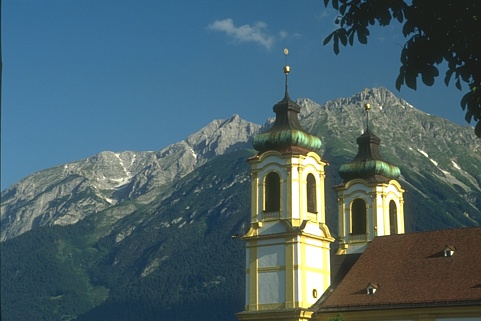
%> input picture Patch_based_bolji/0020.png, 481 x 321 px
$ octave reconstruct_image.m   (GNU Octave 9; MATLAB toolbox functions it lacks are replaced by stand-ins)
%> lines starting %> are read from the running program, lines starting %| are printed output that depends on the picture
### Patch_based_bolji/lrtc_tnn.m
function [X,obj,err,iter] = lrtc_tnn(M,omega,opts)

% Solve the Low-Rank Tensor Completion (LRTC) based on Tensor Nuclear Norm (TNN) problem by M-ADMM
%
% min_X ||X||_*, s.t. P_Omega(X) = P_Omega(M)
%
% ---------------------------------------------
% Input:
%       M       -    d1*d2*d3 tensor
%       omega   -    index of the observed entries
%       opts    -    Structure value in Matlab. The fields are
%           opts.tol        -   termination tolerance
%           opts.max_iter   -   maximum number of iterations
%           opts.mu         -   stepsize for dual variable updating in ADMM
%           opts.max_mu     -   maximum stepsize
%           opts.rho        -   rho>=1, ratio used to increase mu
%           opts.DEBUG      -   0 or 1
%
% Output:
%       X       -    d1*d2*d3 tensor
%       err     -    residual
%       obj     -    objective function value
%       iter    -    number of iterations
%
% version 1.0 - 25/06/2016
%
% Written by Canyi Lu (canyilu@gmail.com)
%
% References:
% Canyi Lu, Jiashi Feng, Zhouchen Lin, Shuicheng Yan
% Exact Low Tubal Rank Tensor Recovery from Gaussian Measurements
% International Joint Conference on Artificial Intelligence (IJCAI). 2018


tol = 1e-8;
max_iter = 500;
rho = 1.1;
mu = 1e-4;
max_mu = 1e10;
DEBUG = 0;

if ~exist('opts', 'var')
    opts = [];
end
if isfield(opts, 'tol');         tol = opts.tol;              end
if isfield(opts, 'max_iter');    max_iter = opts.max_iter;    end
if isfield(opts, 'rho');         rho = opts.rho;              end
if isfield(opts, 'mu');          mu = opts.mu;                end
if isfield(opts, 'max_mu');      max_mu = opts.max_mu;        end
if isfield(opts, 'DEBUG');       DEBUG = opts.DEBUG;          end

dim = size(M);
X = zeros(dim);
X(omega) = M(omega);
E = zeros(dim);
Y = E;

iter = 0;
for iter = 1 : max_iter
    Xk = X;
    Ek = E;
    % update X
    [X,tnnX] = prox_tnn(-E+M+Y/mu,1/mu);
    % update E
    E = M-X+Y/mu;
    E(omega) = 0;

    dY = M-X-E;
    chgX = max(abs(Xk(:)-X(:)));
    chgE = max(abs(Ek(:)-E(:)));
    chg = max([chgX chgE max(abs(dY(:)))]);
    if DEBUG
        if iter == 1 || mod(iter, 10) == 0
            obj = tnnX;
            err = norm(dY(:));
            disp(['iter ' num2str(iter) ', mu=' num2str(mu) ...
                    ', obj=' num2str(obj) ', err=' num2str(err)]);
        end
    end

    if chg < tol
        break;
    end
    Y = Y + mu*dY;
    mu = min(rho*mu,max_mu);
end
obj = tnnX;
err = norm(dY(:));


### Patch_based_bolji/reconstruct_image.m

image = double(imread('0020.png'));
image = image / 255;
maxP = max(abs(image(:)));
%> maxP = 1

patch_size = 32;
stride = 16;

%figure(1);
%imshow(image);
%title('Originalna slika');

% zašumljivanje
p = 0.8;
[n1, n2, n3] = size(image);
%> n1 = 321; n2 = 481; n3 = 3
omega = find(rand(n1 * n2 * n3, 1) < p);
omega2 = zeros(n1, n2, n3);
Iones = ones(n1, n2, n3);
omega2(omega) = Iones(omega);
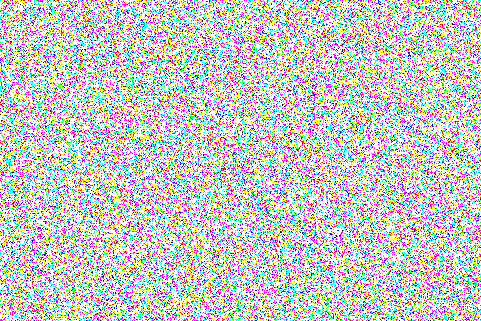
%> omega2: size 321x481x3 double; mean R, G, B 0.799, 0.799, 0.8

noisy_image = image .* omega2;
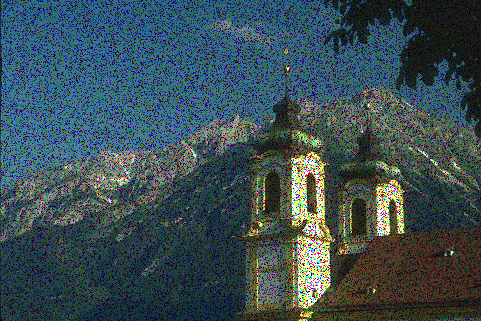
%> noisy_image: size 321x481x3 double; mean R, G, B 0.234, 0.308, 0.331

%figure(2);
%imshow(noisy_image);
%title('Zašumljena slika');

% razdeliti sliko na patcheve
[patches, positions] = extract_patch(image, patch_size, stride);
%> after the loop in extract_patch, `for i = 1:stride:n1 - patch_size + 1`: patches = 551 items; positions = 551 rows, first 12: [1 1; 1 17; 1 33; 1 49; 1 65; 1 81; 1 97; 1 113; 1 129; 1 145; 1 161; 1 177]; st = 552
%> patches = 551 items

% transformacija patcheva v vektorje, patch je bil velikosti 32x32x3, in
% zdaj ga transformiram v velikost (32^2)x3, ne vem ali je to prava
% velikost? ali sem prav razumela?
patch_vectors = cellfun(@(patch) patch_to_vector(patch), patches, 'UniformOutput', false);
%> patch_vectors = 551 items

% naključna izbira ciljnih patch-eva
num_target_patches = 90;
num_similar_patches = 10;
target_indices = randperm(length(patch_vectors), num_target_patches);
target_patches = patch_vectors(target_indices);
%> target_patches = 90 items


% iskanje podobnih patchev za vsak ciljni, tako da je potem velikost vsake
% grupe (tenzorja) (32^2)x30x3
similar_patches = cell(num_target_patches, 1);
similar_positions = cell(num_target_patches, 1);
for i = 1:num_target_patches
    target_patch = target_patches{i};
    distances = cellfun(@(patch) sum((patch - target_patch).^2, 'all'), patch_vectors);
    [~, sorted_indices] = sort(distances);

    group = zeros(patch_size^2, num_similar_patches, n3);

    for j = 1:num_similar_patches
        similar_patch_vector = patch_vectors{sorted_indices(j)};
        for c = 1:n3
            group(:, j, c) = similar_patch_vector(:, c);
        end
    end

    similar_patches{i} = group;
    similar_positions{i} = positions(sorted_indices(1:num_similar_patches), :);
end
%> after the loop, similar_patches = 90 items; similar_positions = 90 items

% rekonstrukcija
reconstructed_patches = zeros(size(image));
weight_matrix = zeros(size(image));
tic;
%> the run ends on the next line
for i = 1:num_target_patches
% [66 lines not run here, left out]
function [patches, positions] = extract_patch(image, patch_size, stride)
    [n1, n2, ~] = size(image);
    patches = {};
    positions = [];
    st = 1;
    for i = 1:stride:n1 - patch_size + 1
        for j = 1:stride:n2 - patch_size + 1
            patch = image(i : i + patch_size - 1, j : j + patch_size - 1, :);
            patches{st} = patch;
            positions(st, :) = [i, j];
            st = st + 1;
        end
    end
end

function patch_vector = patch_to_vector(patch)
    [patch_size, ~, n3] = size(patch);

    patch_vector = zeros(patch_size^2, n3);

    for c = 1:n3
        patch_channel = patch(:, :, c);
        patch_vector(:, c) = patch_channel(:);
    end
end


function reconstructed_group = reconstruct_group(group, global_omega, positions_for_group, patch_size)
    [~, num_patches, n3] = size(group);

    omega = zeros(size(group));
    for idx = 1:num_patches
        %[row, col] = ind2sub([size(global_omega, 1) - patch_size + 1, size(global_omega, 2) - patch_size + 1], patch_indices(idx));
        pos = positions_for_group(idx, :);
        for c = 1:n3
            %patch_omega = global_omega(row:row+patch_size-1, col:col+patch_size-1, c);
            patch_omega = global_omega(pos(1):pos(1)+patch_size-1, pos(2):pos(2)+patch_size-1, c);
            omega(:, idx, c) = patch_omega(:);
        end
    end
    omega2 = omega;
    omega2 = omega2 == 1;
    opts.DEBUG = 1;
    reconstructed_group_tensor = lrtc_tnn(group .* omega2, omega2, opts);

    reconstructed_group = reconstructed_group_tensor;
end
